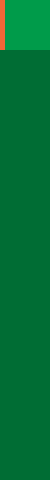
       <widget class="QFrame" name="leftMenu">
        <property name="minimumSize">
         <size>
          <width>50</width>
          <height>0</height>
         </size>
        </property>
        <property name="maximumSize">
         <size>
          <width>50</width>
          <height>16777215</height>
         </size>
        </property>
        <property name="sizeIncrement">
         <size>
          <width>0</width>
          <height>0</height>
         </size>
        </property>
        <property name="frameShape">
         <enum>QFrame::NoFrame</enum>
        </property>
        <property name="frameShadow">
         <enum>QFrame::Raised</enum>
        </property>
        <layout class="QVBoxLayout" name="verticalLayout_2">
         <property name="spacing">
          <number>0</number>
         </property>
         <property name="leftMargin">
          <number>0</number>
         </property>
         <property name="topMargin">
          <number>0</number>
         </property>
         <property name="rightMargin">
          <number>0</number>
         </property>
         <property name="bottomMargin">
          <number>0</number>
         </property>
         <item>
          <widget class="QFrame" name="frame">
           <property name="font">
            <font>
             <family>PF BeauSans Pro</family>
             <bold>true</bold>
            </font>
           </property>
           <property name="styleSheet">
            <string notr="true">QFrame{
	background-color: #006d34;
}
QPushButton {
	padding-left: 10px;
	text-align: left;
	background-color: #006d34;
	border:none;
	color: rgb(255, 255, 255)
}

QPushButton:hover {
	background-color: rgb(79,186,160)
}

QPushButton:pressed {
	background-color: rgb(241, 102, 55)
}

QPushButton:checked {
	background-color:#009b4a;
	padding-left: 5px;
	border-left: 5px solid  rgb(241, 102, 55);
}</string>
           </property>
           <property name="frameShape">
            <enum>QFrame::NoFrame</enum>
           </property>
           <property name="frameShadow">
            <enum>QFrame::Raised</enum>
           </property>
           <layout class="QVBoxLayout" name="verticalLayout_3">
            <property name="spacing">
             <number>0</number>
            </property>
            <property name="leftMargin">
             <number>0</number>
            </property>
            <property name="topMargin">
             <number>0</number>
            </property>
            <property name="rightMargin">
             <number>0</number>
            </property>
            <property name="bottomMargin">
             <number>0</number>
            </property>
            <item>
             <widget class="QPushButton" name="homeButton">
              <property name="minimumSize">
               <size>
                <width>50</width>
                <height>50</height>
               </size>
              </property>
              <property name="maximumSize">
               <size>
                <width>50</width>
                <height>50</height>
               </size>
              </property>
              <property name="font">
               <font>
                <family>PF BeauSans Pro</family>
                <pointsize>15</pointsize>
                <bold>true</bold>
               </font>
              </property>
              <property name="text">
               <string/>
              </property>
              <property name="icon">
               <iconset resource="../Resources/resourceGui.qrc">
                <normaloff>:/icons/img/homeEnabled.png</normaloff>:/icons/img/homeEnabled.png</iconset>
              </property>
              <property name="iconSize">
               <size>
                <width>30</width>
                <height>30</height>
               </size>
              </property>
              <property name="checkable">
               <bool>true</bool>
              </property>
              <property name="checked">
               <bool>true</bool>
              </property>
              <property name="autoExclusive">
               <bool>true</bool>
              </property>
             </widget>
            </item>
            <item>
             <widget class="QPushButton" name="filterButton">
              <property name="enabled">
               <bool>false</bool>
              </property>
              <property name="minimumSize">
               <size>
                <width>50</width>
                <height>50</height>
               </size>
              </property>
              <property name="maximumSize">
               <size>
                <width>50</width>
                <height>50</height>
               </size>
              </property>
              <property name="font">
               <font>
                <family>PF BeauSans Pro</family>
                <pointsize>15</pointsize>
                <bold>true</bold>
               </font>
              </property>
              <property name="text">
               <string/>
              </property>
              <property name="icon">
               <iconset resource="../Resources/resourceGui.qrc">
                <normaloff>:/icons/img/equalizerEnable.png</normaloff>:/icons/img/equalizerEnable.png</iconset>
              </property>
              <property name="iconSize">
               <size>
                <width>30</width>
                <height>30</height>
               </size>
              </property>
              <property name="checkable">
               <bool>true</bool>
              </property>
              <property name="checked">
               <bool>false</bool>
              </property>
              <property name="autoExclusive">
               <bool>true</bool>
              </property>
             </widget>
            </item>
            <item>
             <widget class="QPushButton" name="graphButton">
              <property name="enabled">
               <bool>false</bool>
              </property>
              <property name="minimumSize">
               <size>
                <width>50</width>
                <height>50</height>
               </size>
              </property>
              <property name="maximumSize">
               <size>
                <width>50</width>
                <height>50</height>
               </size>
              </property>
              <property name="font">
               <font>
                <family>PF BeauSans Pro</family>
                <pointsize>15</pointsize>
                <bold>true</bold>
               </font>
              </property>
              <property name="text">
               <string/>
              </property>
              <property name="icon">
               <iconset resource="../Resources/resourceGui.qrc">
                <normaloff>:/icons/img/graphicsEnabled.png</normaloff>:/icons/img/graphicsEnabled.png</iconset>
              </property>
              <property name="iconSize">
               <size>
                <width>30</width>
                <height>30</height>
               </size>
              </property>
              <property name="checkable">
               <bool>true</bool>
              </property>
              <property name="autoExclusive">
               <bool>true</bool>
              </property>
             </widget>
            </item>
            <item>
             <widget class="QPushButton" name="calibrationButton">
              <property name="enabled">
               <bool>false</bool>
              </property>
              <property name="minimumSize">
               <size>
                <width>50</width>
                <height>50</height>
               </size>
              </property>
              <property name="maximumSize">
               <size>
                <width>50</width>
                <height>50</height>
               </size>
              </property>
              <property name="styleSheet">
               <string notr="true">padding-left: 6px;</string>
              </property>
              <property name="text">
               <string/>
              </property>
              <property name="icon">
               <iconset resource="../Resources/resourceGui.qrc">
                <normaloff>:/icons/img/calibration.png</normaloff>:/icons/img/calibration.png</iconset>
              </property>
              <property name="iconSize">
               <size>
                <width>40</width>
                <height>40</height>
               </size>
              </property>
              <property name="checkable">
               <bool>true</bool>
              </property>
              <property name="autoRepeat">
               <bool>false</bool>
              </property>
              <property name="autoExclusive">
               <bool>true</bool>
              </property>
             </widget>
            </item>
           </layout>
          </widget>
         </item>
         <item>
          <widget class="QFrame" name="frame_2">
           <property name="layoutDirection">
            <enum>Qt::RightToLeft</enum>
           </property>
           <property name="styleSheet">
            <string notr="true">QFrame{
	background-color: #006d34;
}
QPushButton {
	padding-left: 14px;
	text-align: left;
	background-color:   #006d34;
	border:none;
	color: rgb(255, 255, 255)
}
QPushButton:hover {
	background-color: rgb(79,186,160)
}

QPushButton:pressed {
	background-color: rgb(241, 102, 55)
}

QPushButton:checked {
	background-color:  #006d34;
	padding-left: 9px;
	border-left: 5px solid  rgb(241, 102, 55);
}</string>
           </property>
           <property name="frameShape">
            <enum>QFrame::NoFrame</enum>
           </property>
           <property name="frameShadow">
            <enum>QFrame::Raised</enum>
           </property>
           <layout class="QVBoxLayout" name="verticalLayout_4">
            <property name="spacing">
             <number>0</number>
            </property>
            <property name="leftMargin">
             <number>0</number>
            </property>
            <property name="topMargin">
             <number>180</number>
            </property>
            <property name="rightMargin">
             <number>0</number>
            </property>
            <property name="bottomMargin">
             <number>0</number>
            </property>
            <item>
             <widget class="QPushButton" name="userButton">
              <property name="enabled">
               <bool>false</bool>
              </property>
              <property name="minimumSize">
               <size>
                <width>50</width>
                <height>50</height>
               </size>
              </property>
              <property name="maximumSize">
               <size>
                <width>50</width>
                <height>50</height>
               </size>
              </property>
              <property name="font">
               <font>
                <family>PF BeauSans Pro</family>
                <pointsize>13</pointsize>
                <bold>true</bold>
               </font>
              </property>
              <property name="accessibleName">
               <string/>
              </property>
              <property name="layoutDirection">
               <enum>Qt::LeftToRight</enum>
              </property>
              <property name="styleSheet">
               <string notr="true">QPushButton:checked {
	color: rgb(0, 196, 204);
	border-radius:25px;
	padding-left:9px
}</string>
              </property>
              <property name="text">
               <string/>
              </property>
              <property name="icon">
               <iconset resource="../Resources/resourceGui.qrc">
                <normaloff>:/icons/img/userEnabled.png</normaloff>:/icons/img/userEnabled.png</iconset>
              </property>
              <property name="iconSize">
               <size>
                <width>20</width>
                <height>20</height>
               </size>
              </property>
              <property name="checkable">
               <bool>true</bool>
              </property>
              <property name="checked">
               <bool>false</bool>
              </property>
             </widget>
            </item>
            <item>
             <widget class="QPushButton" name="settingsButton">
              <property name="minimumSize">
               <size>
                <width>50</width>
                <height>50</height>
               </size>
              </property>
              <property name="maximumSize">
               <size>
                <width>50</width>
                <height>50</height>
               </size>
              </property>
              <property name="font">
               <font>
                <family>PF BeauSans Pro</family>
                <pointsize>13</pointsize>
                <bold>true</bold>
               </font>
              </property>
              <property name="accessibleName">
               <string/>
              </property>
              <property name="layoutDirection">
               <enum>Qt::LeftToRight</enum>
              </property>
              <property name="text">
               <string/>
              </property>
              <property name="icon">
               <iconset resource="../Resources/resourceGui.qrc">
                <normaloff>:/icons/img/settingsEnable.png</normaloff>:/icons/img/settingsEnable.png</iconset>
              </property>
              <property name="iconSize">
               <size>
                <width>20</width>
                <height>20</height>
               </size>
              </property>
              <property name="checkable">
               <bool>true</bool>
              </property>
              <property name="checked">
               <bool>false</bool>
              </property>
             </widget>
            </item>
           </layout>
          </widget>
         </item>
        </layout>
       </widget>
